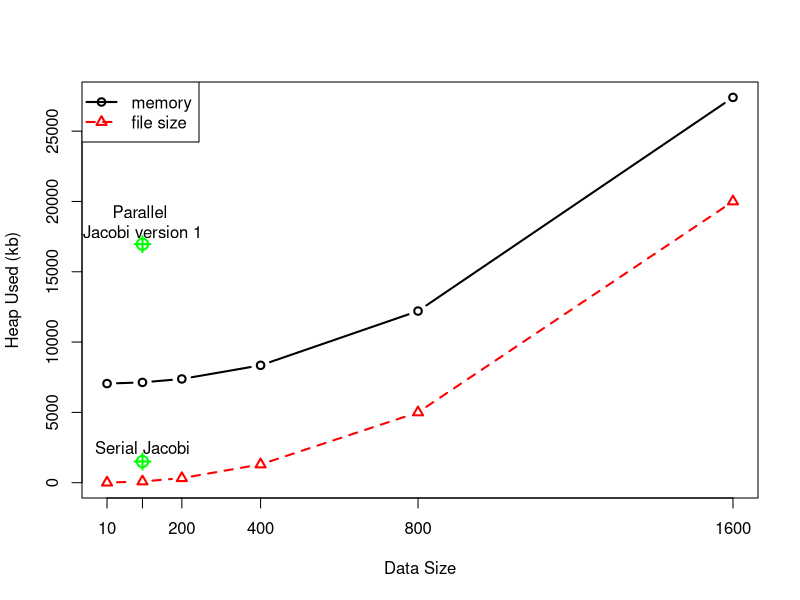

R code for this plot:
if (T) {
  space <- c(7049079, 7132747, 7377451, 8346891, 12206315, 27398322) / 1000
  size <- c(10, 100, 200, 400, 800, 1600)
  file.size <- c(8, 88, 324, 1300, 5000, 20000)
  
  ylim <- range(file.size, space)
  
  png('figures/profile-space.png', width = 9, height = 7, units = 'in', res = 400)
  
  plot(size, space, type = 'b', xaxt = 'n', pch = 1, ylim = ylim,
       xlab = 'Data Size', ylab = 'Heap Used (kb)', lwd = 2)
  lines(size, file.size, col = 'red', lty = 'dashed', pch = 2, type = 'b', lwd = 2)
  axis(1, at = size, labels = size)
  legend('topleft', col = c('black', 'red'), pch = c(1, 2), lwd = 2,
         lty = c('solid', 'dashed'), legend = c('memory', 'file size'))
  
  points(100, 16960, pch = 3, lwd = 2, cex = 1.5, col = 'green')
  points(100, 16960, pch = 1, lwd = 2, cex = 1.5, col = 'green')
  text(labels = 'Parallel \nJacobi version 1', x = 100, y = 16960 + 1600)
  
  points(100, 1505, pch = 3, lwd = 2, cex = 1.5, col = 'green')
  points(100, 1505, pch = 1, lwd = 2, cex = 1.5, col = 'green')
  text(labels = 'Serial Jacobi', x = 100, y = 1505 + 1000)
  dev.off()
}
